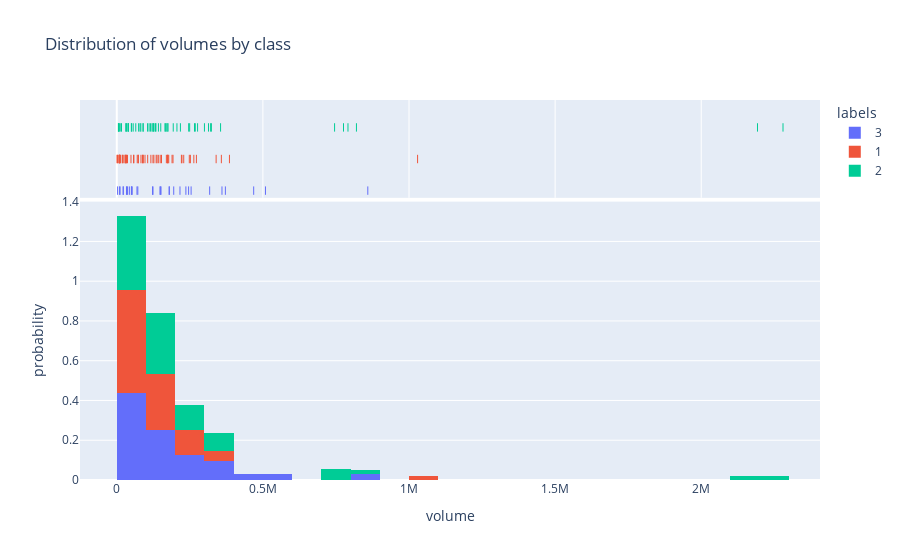

Source (notebook cell):
### Code cell
import plotly.express as px
sizes_reshaped = reshape_list_of_tensors(sizes)
df = pd.DataFrame(
    {
        "volume": sizes_reshaped[:, 0]*sizes_reshaped[:, 1]*sizes_reshaped[:, 2],
        "labels":labels_reshaped[:, 0]
    }
)
# Create the distribution plot using Plotly Express
fig = px.histogram(df, x='volume', color='labels', marginal='rug', histnorm='probability', title='Distribution of volumes by class')

# Show the plot
fig.show()
fig.write_html("sizes_distribuition.html")
# plot_3d_density(centers, labels)

### Figure 1 — Plotly figure (JSON) as saved in the notebook; plotly's stock layout.template omitted (floating-point values rounded to 4 significant figures)
{"data": [{"alignmentgroup": "True", "bingroup": "x", "histnorm": "probability", "hovertemplate": "labels=3<br>volume=%{x}<br>probability=%{y}<extra></extra>", "legendgroup": "3", "marker": {"color": "#636efa", "pattern": {"shape": ""}}, "name": "3", "offsetgroup": "3", "orientation": "v", "showlegend": true, "x": [151470, 508896, 149234, 122388, 468520, 2772, 21780, 34496, 360000, 180000, 50000, 148050, 37050, 33264, 72072, 245760, 43200, 11362, 179265, 194880, 254448, 371664, 50688, 52800, 236544, 124020, 9240, 22475, 216315, 69120, 317915, 859050], "xaxis": "x", "yaxis": "y", "type": "histogram"}, {"alignmentgroup": "True", "boxpoints": "all", "fillcolor": "rgba(255,255,255,0)", "hoveron": "points", "hovertemplate": "labels=3<br>volume=%{x}<extra></extra>", "jitter": 0, "legendgroup": "3", "line": {"color": "rgba(255,255,255,0)"}, "marker": {"color": "#636efa", "symbol": "line-ns-open"}, "name": "3", "offsetgroup": "3", "showlegend": false, "x": [151470, 508896, 149234, 122388, 468520, 2772, 21780, 34496, 360000, 180000, 50000, 148050, 37050, 33264, 72072, 245760, 43200, 11362, 179265, 194880, 254448, 371664, 50688, 52800, 236544, 124020, 9240, 22475, 216315, 69120, 317915, 859050], "xaxis": "x2", "yaxis": "y2", "type": "box"}, {"alignmentgroup": "True", "bingroup": "x", "histnorm": "probability", "hovertemplate": "labels=1<br>volume=%{x}<br>probability=%{y}<extra></extra>", "legendgroup": "1", "marker": {"color": "#EF553B", "pattern": {"shape": ""}}, "name": "1", "offsetgroup": "1", "orientation": "v", "showlegend": true, "x": [9504, 134784, 96600, 5054, 385560, 28860, 340032, 13050, 153076, 105800, 189222, 70004, 90528, 116688, 9450, 175392, 123930, 357911, 10200, 800, 192456, 9025, 223077, 177815, 148614, 10500, 263736, 2688, 89817, 36704, 33264, 251940, 24192, 88000, 173195, 173600, 31680, 229152, 142272, 18810, 1029420, 19950, 73408, 221184, 57330, 127041, 31416, 29295, 272580, 137700, 48640, 82861, 58695, 169740, 248200, 74025], "xaxis": "x", "yaxis": "y", "type": "histogram"}, {"alignmentgroup": "True", "boxpoints": "all", "fillcolor": "rgba(255,255,255,0)", "hoveron": "points", "hovertemplate": "labels=1<br>volume=%{x}<extra></extra>", "jitter": 0, "legendgroup": "1", "line": {"color": "rgba(255,255,255,0)"}, "marker": {"color": "#EF553B", "symbol": "line-ns-open"}, "name": "1", "offsetgroup": "1", "showlegend": false, "x": [9504, 134784, 96600, 5054, 385560, 28860, 340032, 13050, 153076, 105800, 189222, 70004, 90528, 116688, 9450, 175392, 123930, 357911, 10200, 800, 192456, 9025, 223077, 177815, 148614, 10500, 263736, 2688, 89817, 36704, 33264, 251940, 24192, 88000, 173195, 173600, 31680, 229152, 142272, 18810, 1029420, 19950, 73408, 221184, 57330, 127041, 31416, 29295, 272580, 137700, 48640, 82861, 58695, 169740, 248200, 74025], "xaxis": "x2", "yaxis": "y2", "type": "box"}, {"alignmentgroup": "True", "bingroup": "x", "histnorm": "probability", "hovertemplate": "labels=2<br>volume=%{x}<br>probability=%{y}<extra></extra>", "legendgroup": "2", "marker": {"color": "#00cc96", "pattern": {"shape": ""}}, "name": "2", "offsetgroup": "2", "orientation": "v", "showlegend": true, "x": [82369, 110544, 89760, 2192520, 13800, 268686, 105300, 125840, 321198, 323748, 820155, 16200, 205920, 172032, 79560, 31360, 791210, 165120, 276556, 56202, 65016, 166320, 127368, 38874, 134064, 49856, 175560, 50778, 2279817, 217800, 150528, 39468, 74777, 5586, 132440, 115290, 355200, 39270, 31616, 775884, 33696, 193256, 120600, 745380, 171654, 300000, 6460, 246015, 123750, 90552, 313962, 7182, 8820, 249480, 142560, 265980], "xaxis": "x", "yaxis": "y", "type": "histogram"}, {"alignmentgroup": "True", "boxpoints": "all", "fillcolor": "rgba(255,255,255,0)", "hoveron": "points", "hovertemplate": "labels=2<br>volume=%{x}<extra></extra>", "jitter": 0, "legendgroup": "2", "line": {"color": "rgba(255,255,255,0)"}, "marker": {"color": "#00cc96", "symbol": "line-ns-open"}, "name": "2", "offsetgroup": "2", "showlegend": false, "x": [82369, 110544, 89760, 2192520, 13800, 268686, 105300, 125840, 321198, 323748, 820155, 16200, 205920, 172032, 79560, 31360, 791210, 165120, 276556, 56202, 65016, 166320, 127368, 38874, 134064, 49856, 175560, 50778, 2279817, 217800, 150528, 39468, 74777, 5586, 132440, 115290, 355200, 39270, 31616, 775884, 33696, 193256, 120600, 745380, 171654, 300000, 6460, 246015, 123750, 90552, 313962, 7182, 8820, 249480, 142560, 265980], "xaxis": "x2", "yaxis": "y2", "type": "box"}], "layout": {"xaxis": {"anchor": "y", "domain": [0.0, 1.0], "title": {"text": "volume"}}, "yaxis": {"anchor": "x", "domain": [0.0, 0.7326], "title": {"text": "probability"}}, "xaxis2": {"anchor": "y2", "domain": [0.0, 1.0], "matches": "x", "showticklabels": false, "showgrid": true}, "yaxis2": {"anchor": "x2", "domain": [0.7426, 1.0], "matches": "y2", "showticklabels": false, "showline": false, "ticks": "", "showgrid": false}, "legend": {"title": {"text": "labels"}, "tracegroupgap": 0}, "title": {"text": "Distribution of volumes by class"}, "barmode": "relative"}}
